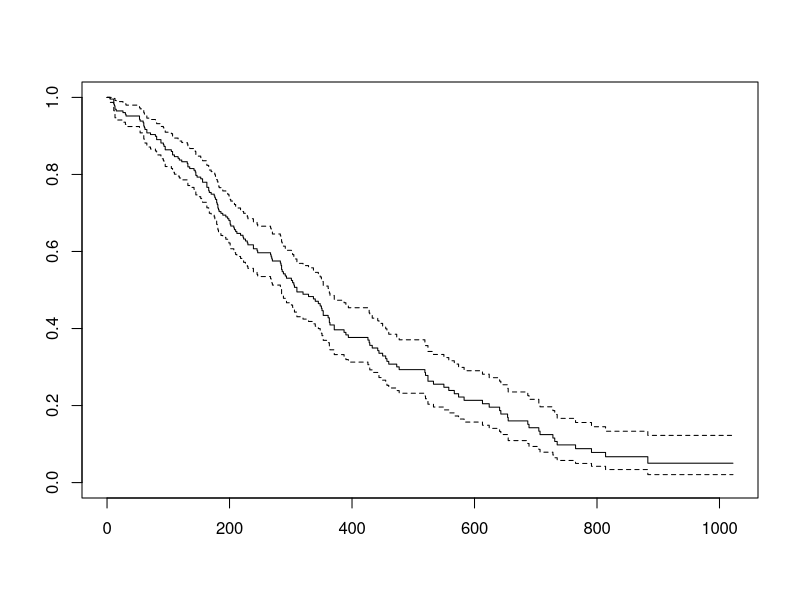
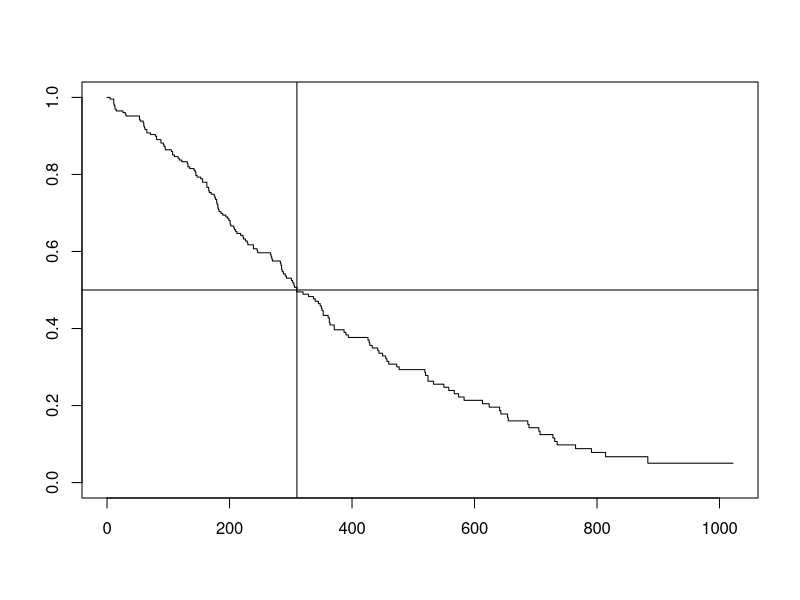
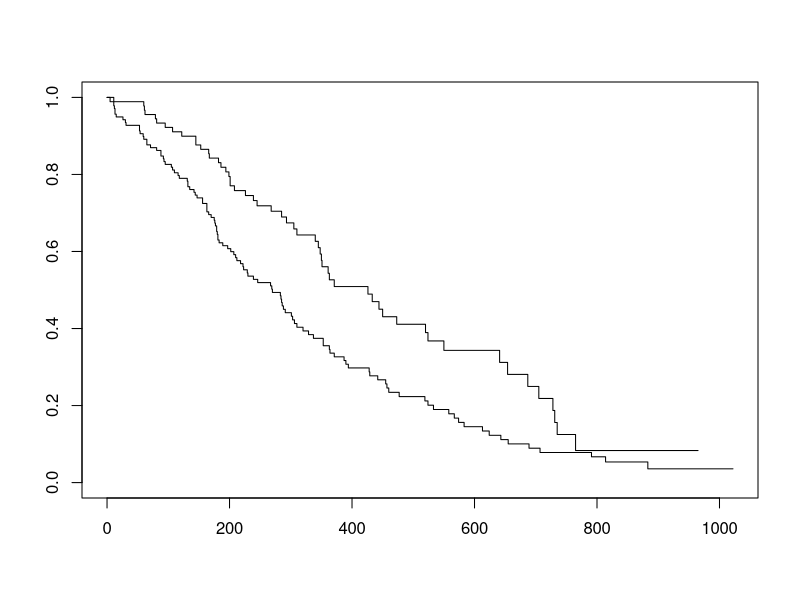
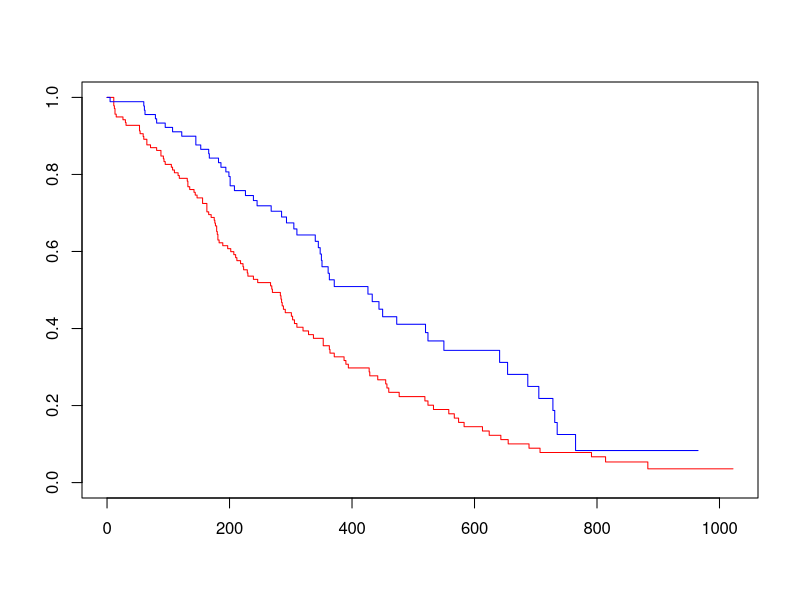

R code for these plots, in order: (Note: this script raises an error after producing the figures.)
library(survival)
mydata<-lung
mydata
# Recording new variable
recordstatus <- function(x){
  if (x==1){rs=0} # no event /censored
  if (x==2){rs=1} # event happened
  return(rs)
}
for(i in 1:length(mydata$status)){
  mydata$recordstatus[i]<-recordstatus(mydata$status[i])
}

# creating the survival object
mysurv<-Surv(time=mydata$time, event=mydata$recordstatus)
mysurv

# fitting the survival curve
myfit<-survfit(mysurv~1)
plot(myfit)
plot(myfit,conf.int="none")
abline(h=0.5) # locating the median using horizontal and vertical line
abline(v=310)

# specify predictor variable in the formula
myfit1<-survfit(mysurv~mydata$sex)
myfit1
plot(myfit1)
table(mydata$sex)
plot(myfit1,col=c("red","blue")) # red=male, blue=female
plot(myfit1,conf.int="both",col=c("red","blue"))
plot(myfit1,col=c("red","blue"), mark=3) # mark.time=T markeed at each censoring time
legend("topright",c("male","female"), col=c("red","blue"), lty=1)
abline(h=0.5); abline(v=270, col="blue"); abline(v=426, col="red")

# now we see that survival of females is better
# Q: is it better by chance, or statistically significant?
survdiff(mysurv~mydata$sex)
# plot the inverse of a survival function
plot(myfit1, fun="event", col=c("red", "blue"), mark=3)

# cox proportional model
mymod1<-coxph(mysurv~mydata$sex+mydata$age)
summary(mymod1)
names(mymod1)
exp(mymod1$coefficients)




####################################################################
# Loglinear models
# using array to input data
# create a table with 2 rows, 2 columns, and 2 layers
seniors <- array(data = c(911, 44, 538, 456, 3, 2, 43, 279), 
                 dim = c(2,2,2), 
                 dimnames = list("cigarette" = c("yes","no"),
                                 "marijuana" = c("yes","no"),
                                 "alcohol" = c("yes","no")))
seniors
# flatten the table
ftable(seniors, row.vars = c("alcohol","cigarette"))
# The addmargins function provides marginal totals
addmargins(seniors)

#The prop.table function allows us to calculate cell proportions
#Below we calculate proportions across the columns along the rows for each layer
prop.table(seniors, margin = c(1,3))
prop.table(seniors, margin = c(2,3))

# converting data into a data.frame and setting a reference variable
seniors.df <- as.data.frame(as.table(seniors))
seniors.df[,-4] <- lapply(seniors.df[,-4], relevel, ref = "no")
seniors.df
# fitting model
mod0 <- glm(Freq ~ cigarette + marijuana + alcohol, 
            data = seniors.df, family = poisson)
summary(mod0)
# checking signficance of teh model
pchisq(deviance(mod0), df = df.residual(mod0), lower.tail = F)

# odds ratio of marijuana
exp(coef(mod0)[3])

# manual calcualtion of odds ratio
margin.table(seniors, margin = 2)/sum(margin.table(seniors, margin = 2))

# homogineous association
mod1 <- glm(Freq ~ (cigarette + marijuana + alcohol)^2, 
            data = seniors.df, family = poisson)
summary(mod1)

# model fit
pchisq(deviance(mod1), df = df.residual(mod1), lower.tail = F)

# compare 
cbind(mod1$data, fitted(mod1))

## odds ratio of marijuana:alcoho

exp(coef(mod1)["cigaretteyes:marijuanayes"])
exp(coef(mod1)["cigaretteyes:alcoholyes"])


# confidence intervals
exp(confint(mod1, parm = c("cigaretteyes:marijuanayes",
                           "cigaretteyes:alcoholyes",
                           "marijuanayes:alcoholyes")))
# saturated model
mod2 <- glm(Freq ~ cigarette * marijuana * alcohol, 
            data = seniors.df, family = poisson)

summary(mod2)

# deviance and fitted values
deviance(mod2)

cbind(mod2$data, fitted(mod2))

pchisq(deviance(mod2), df=df.residual(mod2), lower.tail=F)
# comparing between the two models
anova(mod1, mod2)
pchisq(0.37399, 1, lower.tail = F)







# Before we get started, let's think about why we call it "loglinear".
# Let's say I flip a quarter 40 times
set.seed(1)
qtr <- sample(c("H","T"),40,replace = T)
nik <- sample(c("H","T"),40,replace = T)
table(qtr,nik)
